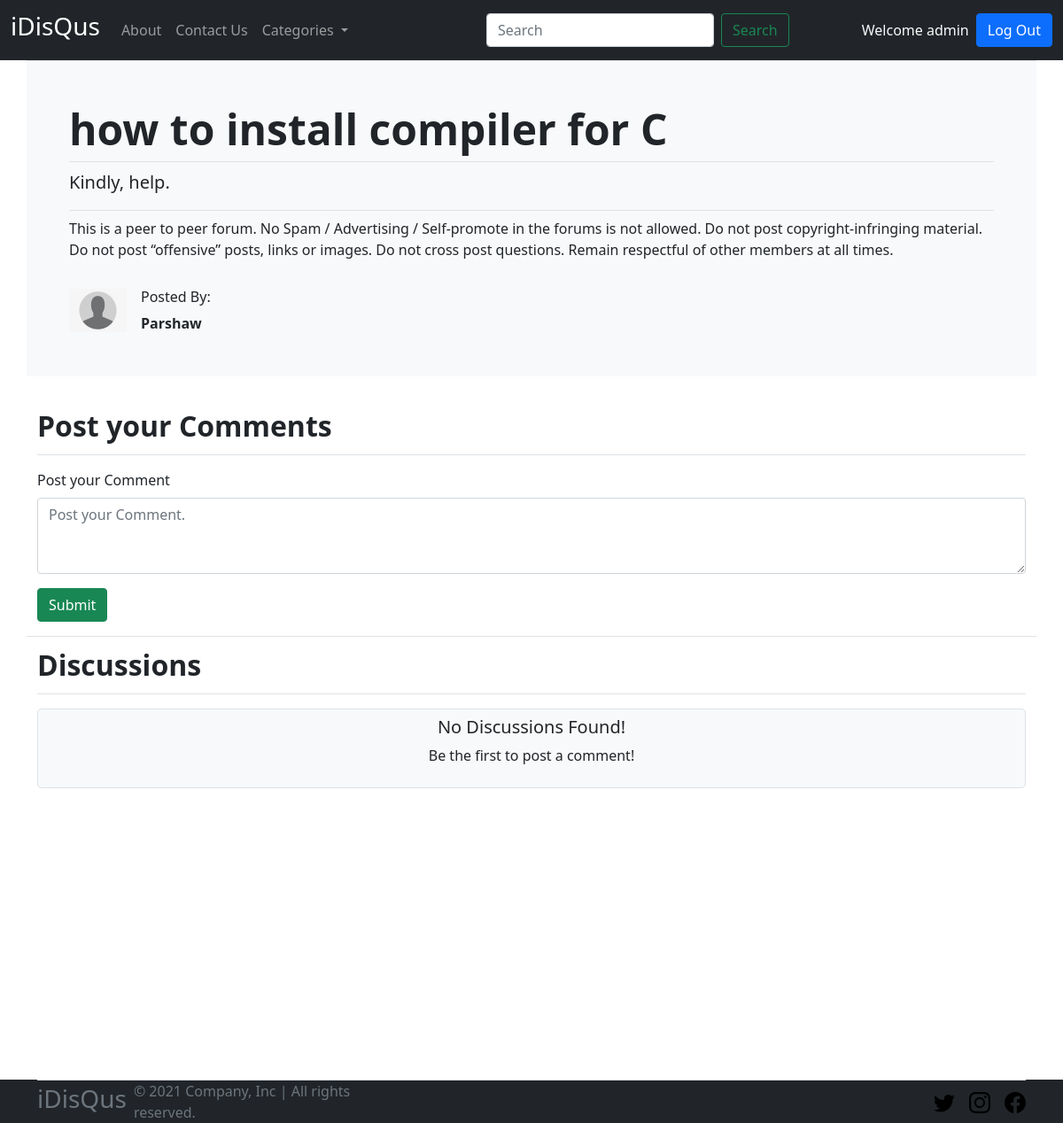
Screenshot of /iDisQus/thread.php?threadid=1 (signed in) with the database file from the repository.
### tables this page shows
CREATE TABLE `threads` (
  `thread_id` int(10) NOT NULL,
  `thread_title` text NOT NULL,
  `thread_description` longtext NOT NULL,
  `thread_category_id` int(10) NOT NULL,
  `thread_user_id` int(10) NOT NULL,
  `timestamp` timestamp NOT NULL DEFAULT current_timestamp()
);

CREATE TABLE `users` (
  `user_id` int(10) NOT NULL,
  `username` varchar(50) NOT NULL,
  `email` varchar(50) NOT NULL,
  `password` text NOT NULL
);

### iDisQus/thread.php (the view, shortened to what this page needs)
<!DOCTYPE html>
<html lang="en">
<head>
    <link rel="stylesheet" href="css/index.css" />
</head>
<body>
    <?php include 'partials/_header.php'; ?>
    <?php
        $thread_id = $_GET['threadid'];
        $sql = "SELECT * FROM `threads` WHERE thread_id = $thread_id";
        $result = mysqli_query($connect, $sql);
        while ($row = mysqli_fetch_assoc($result)) {
            $thread_title = $row['thread_title'];
            $thread_description = $row['thread_description'];
            $thread_user_id = $row['thread_user_id'];
            $sql1 = "SELECT username FROM `users` WHERE user_id = $thread_user_id";
            $result1 = mysqli_query($connect, $sql1);
            $row1 = mysqli_fetch_assoc($result1);
        }
    ?>
    <div class="container p-5 mb-4 bg-light border-top round-3">
        <h1 class="display-5 fw-bold"><?php echo $thread_title?></h1>
        <p class="lead border-top pt-2"><?php echo $thread_description?></p>
        <p class="border-top pt-2">This is a peer to peer forum. No Spam / Advertising / Self-promote in the forums
            is not allowed. Do not
            post copyright-infringing material. Do not post “offensive” posts, links or images. Do not cross post
            questions. Remain respectful of other members at all times.</p>
        <div class="d-flex pt-3">
            <div class="flex-shrink-0 mr-3">
                <img src="images/default_user.png" width="65px" alt="...">
            </div>
            <div class="flex-grow-1 ms-3">
                <h6>Posted By:</h6>
                <b><?php echo $row1['username']?></b>
            </div>
        </div>
    </div>
    <div class="container pb-3 border-bottom">
        <div class="mb-3">
            <p class="d-flex py-2 align-items-center text-dark fw-bold text-decoration-none fs-2 border-bottom">
                Post your Comments
            </p>
        </div>
        <?php
        if(isset($_SESSION['loggedin']) && $_SESSION['loggedin']==true){
        echo
        '
        <form action="'. $_SERVER['REQUEST_URI'] .'" method="post">
            <div class="mb-3">
                <label for="exampleFormControlTextarea1" class="form-label">Post your Comment</label>
                <textarea class="form-control" id="exampleFormControlTextarea1" name="discussion_content"
                    placeholder="Post your Comment." rows="3"></textarea>
            </div>
            <input type="hidden" name="user_id" value="'. $_SESSION["user_id"]. '">
            <button type="submit" class="btn btn-success">Submit</button>
        </form>
        ';
        }
        ?>
    </div>
    <div class="container" style="min-height: 500px;">
        <p class="d-flex py-2 align-items-center text-dark fw-bold text-decoration-none fs-2 border-bottom">
            Discussions
        </p>
        <?php
            $fetch = FALSE;
            if (!$fetch) {
                echo
                '<div class="p-2 text-center bg-light border rounded-3">
                    <h5> No Discussions Found!</h5>
                    <p>Be the first to post a comment!</p>
                </div>';
            }
        ?>
    </div>
    <?php include 'partials/_footer.php'; ?>
</body>
</html>

### rows the page displays
threads: thread_title "how to install compiler for C", thread_description "Kindly, help."
users: username "Parshaw"

### other values shown
$_SESSION['username'] "admin"
